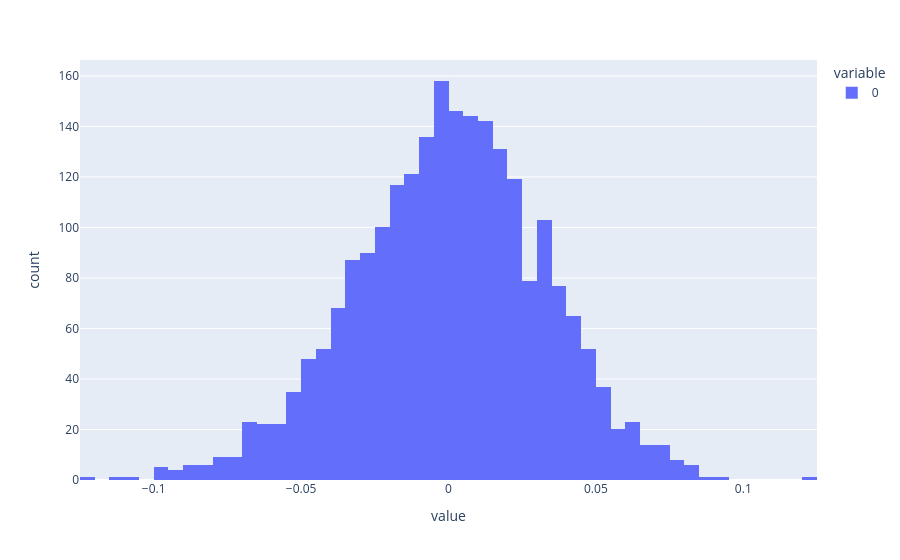

Source (notebook cell):
### Code cell
px.histogram(gradients_at_layer_5.cpu())

### Figure 1 — Plotly figure (JSON) as saved in the notebook; plotly's stock layout.template omitted (floating-point values rounded to 4 significant figures; data arrays with more than 128 entries replaced by an {"elided": "..."} marker saying what was removed)
{"data": [{"alignmentgroup": "True", "bingroup": "x", "hovertemplate": "variable=0<br>value=%{x}<br>count=%{y}<extra></extra>", "legendgroup": "0", "marker": {"color": "#636efa", "pattern": {"shape": ""}}, "name": "0", "offsetgroup": "0", "orientation": "v", "showlegend": true, "type": "histogram", "x": {"elided": "2304 float values"}, "xaxis": "x", "yaxis": "y"}], "layout": {"barmode": "relative", "legend": {"title": {"text": "variable"}, "tracegroupgap": 0}, "margin": {"t": 60}, "xaxis": {"anchor": "y", "domain": [0, 1], "title": {"text": "value"}}, "yaxis": {"anchor": "x", "domain": [0, 1], "title": {"text": "count"}}}}
